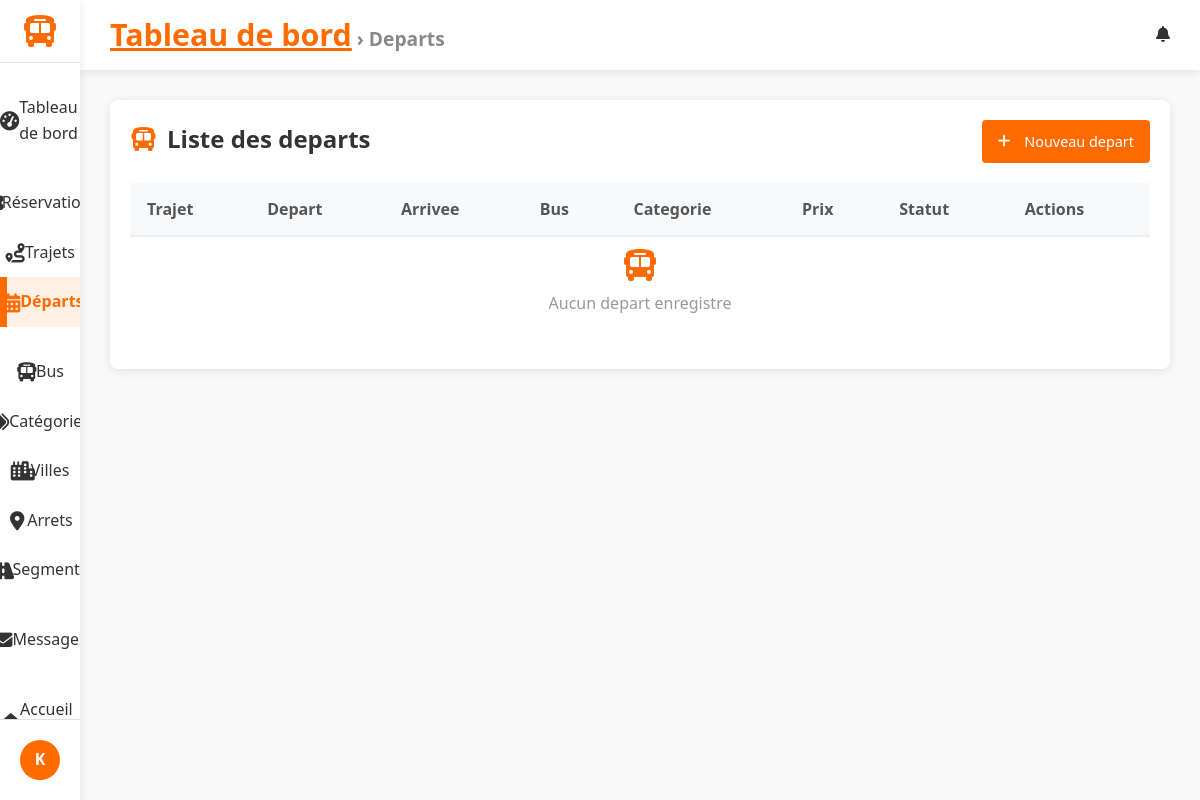
Before: /dashboard/departs/ (signed in) with the older database file.
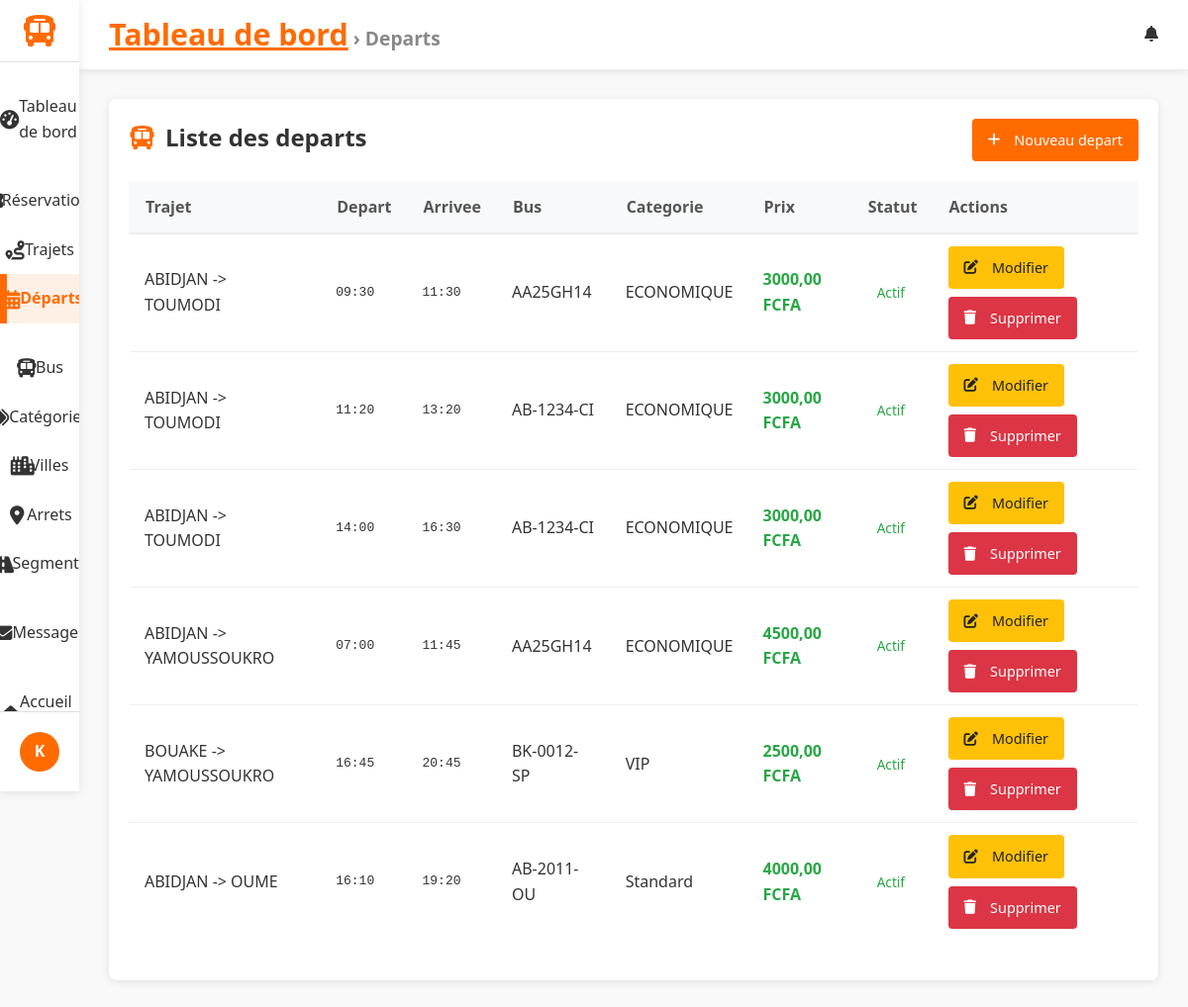
After: the same page with the newer database file.
### trips/models.py (models this page shows, shortened)
class Depart(models.Model):
    trip = models.ForeignKey(Trip, on_delete=models.CASCADE, related_name="departs")
    bus = models.ForeignKey(Bus, on_delete=models.CASCADE, related_name="departs")
    heure_depart = models.TimeField()
    heure_arrivee = models.TimeField()
    prix = models.DecimalField(max_digits=8, decimal_places=2)
    actif = models.BooleanField(default=True)
    class Meta:
        verbose_name = "Départ"
        verbose_name_plural = "Départs"
        ordering = ["trip", "heure_depart"]
    def places_disponibles_pour(self, date):
        from django.db.models import Sum
        from reservations.models import Reservation, ReservationStatus
        deja_reserves = (
            Reservation.objects.filter(
                depart=self,
                date_voyage=date,
                statut__in=[
                    ReservationStatus.EN_ATTENTE,
                    ReservationStatus.CONFIRMEE,
                    ReservationStatus.CONFIRMEE,
                ],
            ).aggregate(total=Sum("nombre_places"))["total"]
            or 0
        )
        return self.bus.capacite - deja_reserves

class Trip(models.Model):
    nom = models.CharField(max_length=100)
    origin = models.CharField(max_length=100, blank=True, default="")
    destination = models.CharField(max_length=100, blank=True, default="")
    description = models.TextField(blank=True, default="")
    category = models.ForeignKey(
        Category,
        on_delete=models.CASCADE,
        related_name="legacy_trips",
        default=get_default_category_pk,
    )
    ville_depart = models.ForeignKey(Ville, on_delete=models.CASCADE, related_name="trips_depart")
    ville_arrivee = models.ForeignKey(Ville, on_delete=models.CASCADE, related_name="trips_arrivee")
    arret_depart = models.ForeignKey(Arret, on_delete=models.CASCADE, related_name="trips_depart")
    arret_arrivee = models.ForeignKey(Arret, on_delete=models.CASCADE, related_name="trips_arrivee")
    price = models.DecimalField(max_digits=10, decimal_places=2, default=0)
    actif = models.BooleanField(default=True)

class Arret(models.Model):
    ville = models.ForeignKey(Ville, on_delete=models.CASCADE)
    nom = models.CharField(max_length=100)
    adresse = models.CharField(max_length=200)

class Ville(models.Model):
    nom = models.CharField(max_length=100)
    code = models.CharField(max_length=10, unique=True)

class Bus(models.Model):
    name = models.CharField(max_length=100, blank=True, default="")
    capacity = models.PositiveIntegerField(default=0)
    immatriculation = models.CharField(max_length=50, unique=True)
    modele = models.CharField(max_length=150, blank=True)
    capacite = models.PositiveIntegerField()
    categorie = models.ForeignKey(Category, on_delete=models.SET_NULL, null=True, blank=True, related_name="buses")
    annee_fabrication = models.PositiveIntegerField(null=True, blank=True)
    en_service = models.BooleanField(default=True)
    photo = models.ImageField(upload_to="buses/", null=True, blank=True)
    derniere_revision = models.DateField(null=True, blank=True)

class Category(models.Model):
    class Niveau(models.TextChoices):
        ECONOMIQUE = "ECONOMIQUE", "Economique"
        CONFORT = "CONFORT", "Confort"
        VIP = "VIP", "VIP"
        NUIT = "NUIT", "Nuit"
    name = models.CharField(max_length=100, blank=True, default="")
    nom = models.CharField(max_length=100)
    niveau = models.CharField(max_length=20, choices=Niveau.choices, default=Niveau.ECONOMIQUE)
    prix_multiplicateur = models.DecimalField(max_digits=5, decimal_places=2, default=1.00)
    a_wifi = models.BooleanField(default=False)
    a_climatisation = models.BooleanField(default=False)
    a_prise_usb = models.BooleanField(default=False)
    a_wc = models.BooleanField(default=False)
    a_repas = models.BooleanField(default=False)
    a_couchette = models.BooleanField(default=False)

### gareci_admin/views.py (the view)
# urls.py: path("departs/", depart_list, name="depart_list"),
@staff_member_required(login_url="accounts:login")
def depart_list(request):
    today = timezone.localdate()
    departs = (
        Depart.objects.select_related(
            "trip__arret_depart__ville",
            "trip__arret_arrivee__ville",
            "bus",
        )
        .order_by("trip", "heure_depart")
    )
    for depart in departs:
        depart.places_du_jour = depart.places_disponibles_pour(today)
    return render(
        request,
        "dashboard/depart_list.html",
        {
            "departs": departs,
            "today": today,
            "active_tab": "departures",
            "breadcrumb_title": "Departs",
        },
    )

### gareci_admin/templates/dashboard/depart_list.html (shortened to what this page needs)
{% extends 'dashboard/dashboard_base.html' %}
{% block content %}
<div class="departures-container">
    <div class="departures-header">
        <h2><i class="fas fa-bus"></i> Liste des departs</h2>
        <a href="{% url 'dashboard:depart_create' %}" class="btn btn-primary">
            <i class="fas fa-plus"></i> Nouveau depart
        </a>
    </div>
    <table class="departures-table">
        <thead>
            <tr>
                <th>Trajet</th>
                <th>Depart</th>
                <th>Arrivee</th>
                <th>Bus</th>
                <th>Categorie</th>
                <th>Prix</th>
                <th>Statut</th>
                <th>Actions</th>
            </tr>
        </thead>
        <tbody>
            {% for depart in departs %}
            <tr>
                <td>{{ depart.trip.arret_depart.ville.nom }} -> {{ depart.trip.arret_arrivee.ville.nom }}</td>
                <td class="datetime">{{ depart.heure_depart|time:"H:i" }}</td>
                <td class="datetime">{{ depart.heure_arrivee|time:"H:i" }}</td>
                <td>{{ depart.bus.immatriculation }}</td>
                <td>{{ depart.bus.categorie.nom|default:"-" }}</td>
                <td class="price">{{ depart.prix }} FCFA</td>
                <td>
                    {% if depart.actif %}
                    <span class="status-badge status-active">Actif</span>
                    {% else %}
                    <span class="status-badge status-inactive">Inactif</span>
                    {% endif %}
                </td>
                <td>
                    <div class="action-buttons">
                        <a href="{% url 'dashboard:depart_edit' depart.pk %}" class="btn btn-sm btn-warning">
                            <i class="fas fa-edit"></i> Modifier
                        </a>
                        <a href="{% url 'dashboard:depart_delete' depart.pk %}" class="btn btn-sm btn-danger">
                            <i class="fas fa-trash"></i> Supprimer
                        </a>
                    </div>
                </td>
            </tr>
            {% empty %}
            <tr>
                <td colspan="8" class="empty-state">
                    <i class="fas fa-bus"></i>
                    <p>Aucun depart enregistre</p>
                </td>
            </tr>
            {% endfor %}
        </tbody>
    </table>
</div>
{% endblock %}

Changed rows visible on the page:
added Depart: trip.arret_depart.ville.nom "ABIDJAN", trip.arret_arrivee.ville.nom "TOUMODI", heure_depart "09:30", heure_arrivee "11:30", bus.immatriculation "AA25GH14", bus.categorie.nom "ECONOMIQUE", prix "3000,00", actif "Actif"
added Depart: trip.arret_depart.ville.nom "ABIDJAN", trip.arret_arrivee.ville.nom "TOUMODI", heure_depart "11:20", heure_arrivee "13:20", bus.immatriculation "AB-1234-CI", bus.categorie.nom "ECONOMIQUE", prix "3000,00", actif "Actif"
added Depart: trip.arret_depart.ville.nom "ABIDJAN", trip.arret_arrivee.ville.nom "TOUMODI", heure_depart "14:00", heure_arrivee "16:30", bus.immatriculation "AB-1234-CI", bus.categorie.nom "ECONOMIQUE", prix "3000,00", actif "Actif"
added Depart: trip.arret_depart.ville.nom "ABIDJAN", trip.arret_arrivee.ville.nom "YAMOUSSOUKRO", heure_depart "07:00", heure_arrivee "11:45", bus.immatriculation "AA25GH14", bus.categorie.nom "ECONOMIQUE", prix "4500,00", actif "Actif"
added Depart: trip.arret_depart.ville.nom "BOUAKE", trip.arret_arrivee.ville.nom "YAMOUSSOUKRO", heure_depart "16:45", heure_arrivee "20:45", bus.immatriculation "BK-0012-SP", bus.categorie.nom "VIP", prix "2500,00", actif "Actif"
added Depart: trip.arret_depart.ville.nom "ABIDJAN", trip.arret_arrivee.ville.nom "OUME", heure_depart "16:10", heure_arrivee "19:20", bus.immatriculation "AB-2011-OU", bus.categorie.nom "Standard", prix "4000,00", actif "Actif"
Other visible differences:
text no longer shown: "Aucun depart enregistre"
